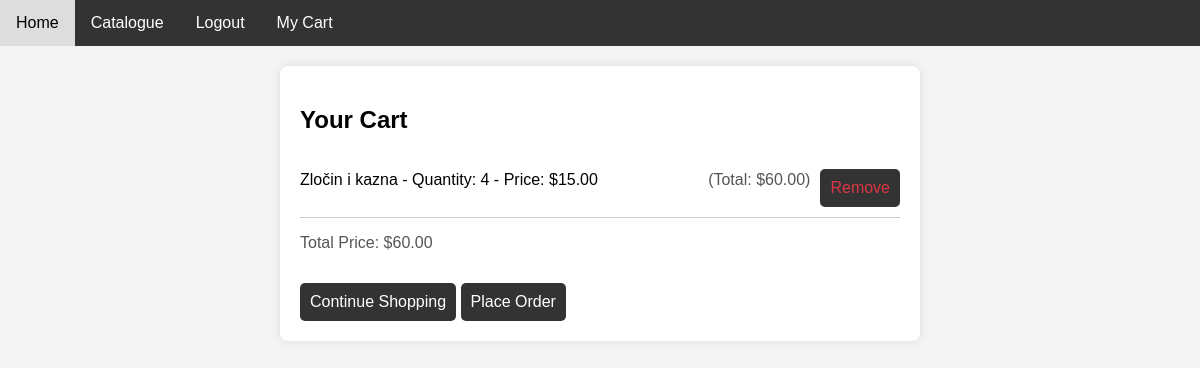
Page /view_cart/ (signed in) on the committed database.
### bookstore/models.py (models this page shows, shortened)
class CartBook(models.Model):
    cart = models.ForeignKey(Cart, on_delete=models.CASCADE)
    book = models.ForeignKey(Book, on_delete=models.CASCADE)
    quantity = models.PositiveIntegerField(default=1)

class Book(models.Model):
    title = models.CharField(max_length=250)
    author = models.ForeignKey(Author, on_delete=models.CASCADE)
    category = models.ForeignKey(Category, on_delete=models.CASCADE)
    year = models.IntegerField()
    description = models.TextField()
    price = models.DecimalField(max_digits=10, decimal_places=2)
    stock = models.IntegerField(default=0)

### bookstore/views.py (the view)
# urls.py: path('view_cart/', view_cart, name='view_cart'),
@login_required
def view_cart(request):
    cart, created = Cart.objects.get_or_create(user=request.user)
    cart_books = cart.cartbook_set.all()
    for cart_book in cart_books:
        cart_book.total_price = cart_book.book.price * cart_book.quantity
    total_price = sum(cart_book.total_price for cart_book in cart_books)
    return render(request, 'bookstore/cart.html', {'cart_books': cart_books, 'total_price': total_price})

### bookstore/templates/bookstore/cart.html (shortened to what this page needs)
{% extends 'bookstore/base.html' %}
{% block content %}
    <div class="cart-container">
        <h2>Your Cart</h2>
        {% if cart_books %}
            <ul class="cart-list">
                {% for cart_book in cart_books %}
                    <li class="cart-item">
                        <span class="item-details">
                            {{ cart_book.book.title }} - Quantity: {{ cart_book.quantity }} - Price: ${{ cart_book.book.price }}
                        </span>
                        <span class="total-price">(Total: ${{ cart_book.total_price }})</span>
                        <a class="remove-link" href="{% url 'remove_from_cart' cart_book.id %}">Remove</a>
                    </li>
                {% endfor %}
            </ul>
            <p class="total-price">Total Price: ${{ total_price }}</p>
            <a class="continue-shopping" href="{% url 'catalogue' %}">Continue Shopping</a>
            <a class="place-order" href="{% url 'place_order' %}">Place Order</a>
        {% else %}
            <p class="empty-cart-message">Your cart is empty.</p>
            <a class="go-to-catalogue" href="{% url 'catalogue' %}">Go to Catalogue</a>
        {% endif %}
    </div>
{% endblock %}

### bookstore/templates/bookstore/base.html (style rules this page uses)
body { font-family: 'Arial', sans-serif; margin: 0; padding: 0; background-color: #f4f4f4; }
div { padding: 20px; }
.cart-container { max-width: 600px; margin: auto; padding: 20px; background-color: #fff; border-radius: 8px; box-shadow: 0 0 10px rgba(0, 0, 0, 0.1); }
.cart-list { list-style-type: none; padding: 0; }
.cart-item { margin-bottom: 15px; border-bottom: 1px solid #ccc; padding-bottom: 10px; display: flex; justify-content: space-between; align-items: center; }
.item-details { flex-grow: 2; }
.total-price { color: #555; }
.remove-link, .continue-shopping, .place-order, .go-to-catalogue { display: inline-block; margin-top: 15px; padding: 10px; background-color: #333; color: #fff; text-decoration: none; border-radius: 5px; cursor: pointer; }
.cart-list li { margin-bottom: 10px; }
.remove-link { color: #dc3545; margin-left: 10px; text-decoration: none; }
.continue-shopping { display: inline-block; margin-top: 15px; padding: 10px; background-color: #333; color: #fff; text-decoration: none; border-radius: 5px; cursor: pointer; }

### rows in the picture
CartBook: book "Zločin i kazna", quantity "4", book.price "15.00", total_price "60.00"

### other values in the picture
{{ total_price }} "60.00"
